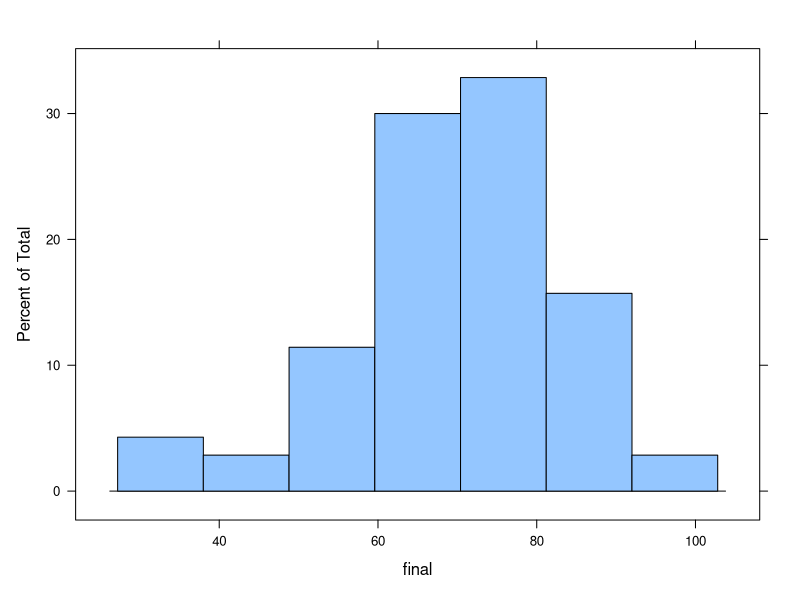
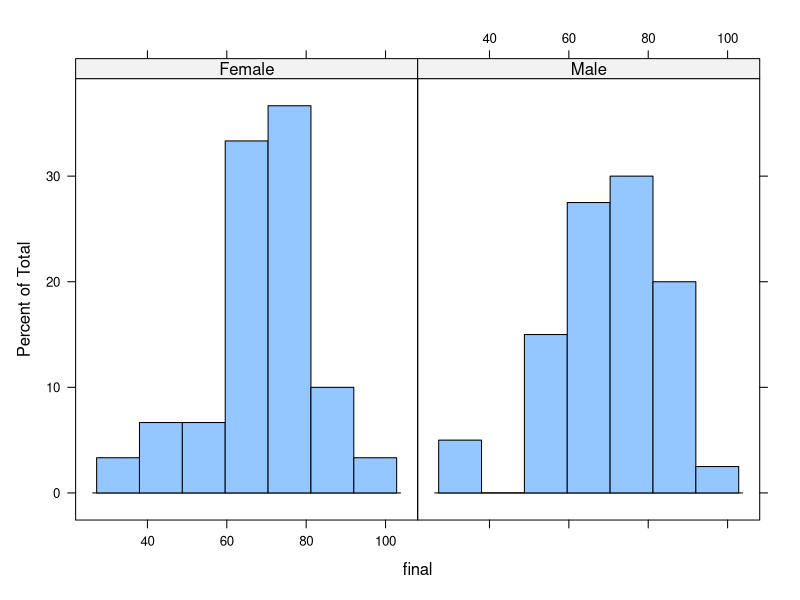
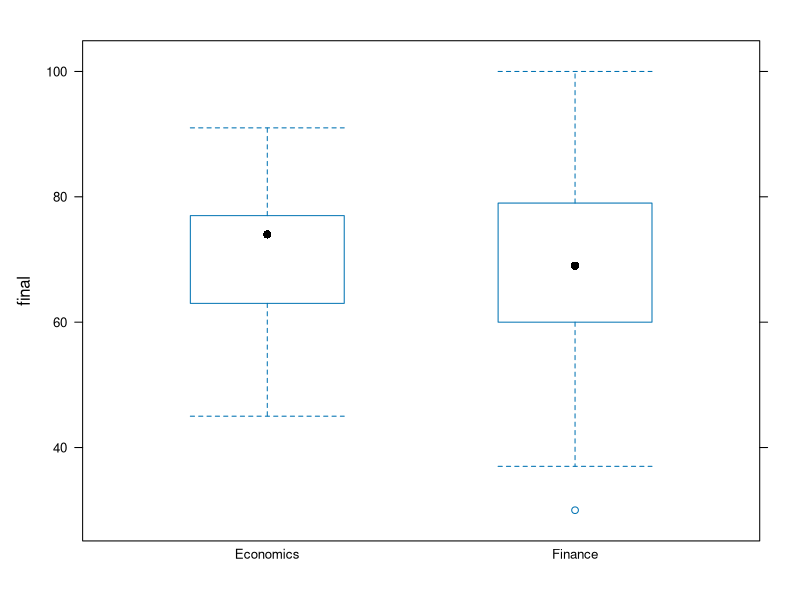
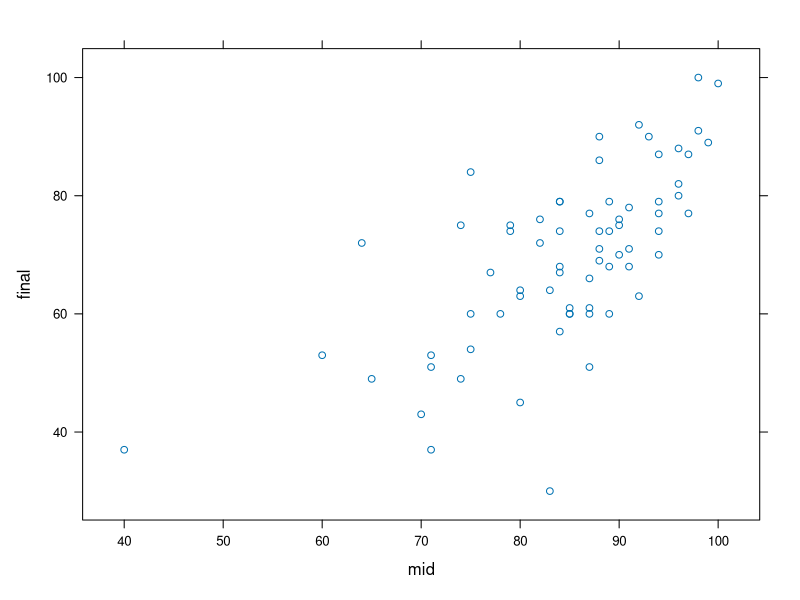

Here is the R script that generated these plots, in order:
## ---- chunk 1
# Load a dataset from a CSV file
exam <- read.csv("../dataset/exam.csv")

# View the data: each column is a random variable
head(exam)
## ---- chunk 2
library(lattice)

histogram(~final, exam)
## ---- chunk 3
histogram(~final | gender, exam)
## ---- chunk 4
bwplot(final ~ major, exam)
## ---- chunk 5
xyplot(final ~ mid, exam)
